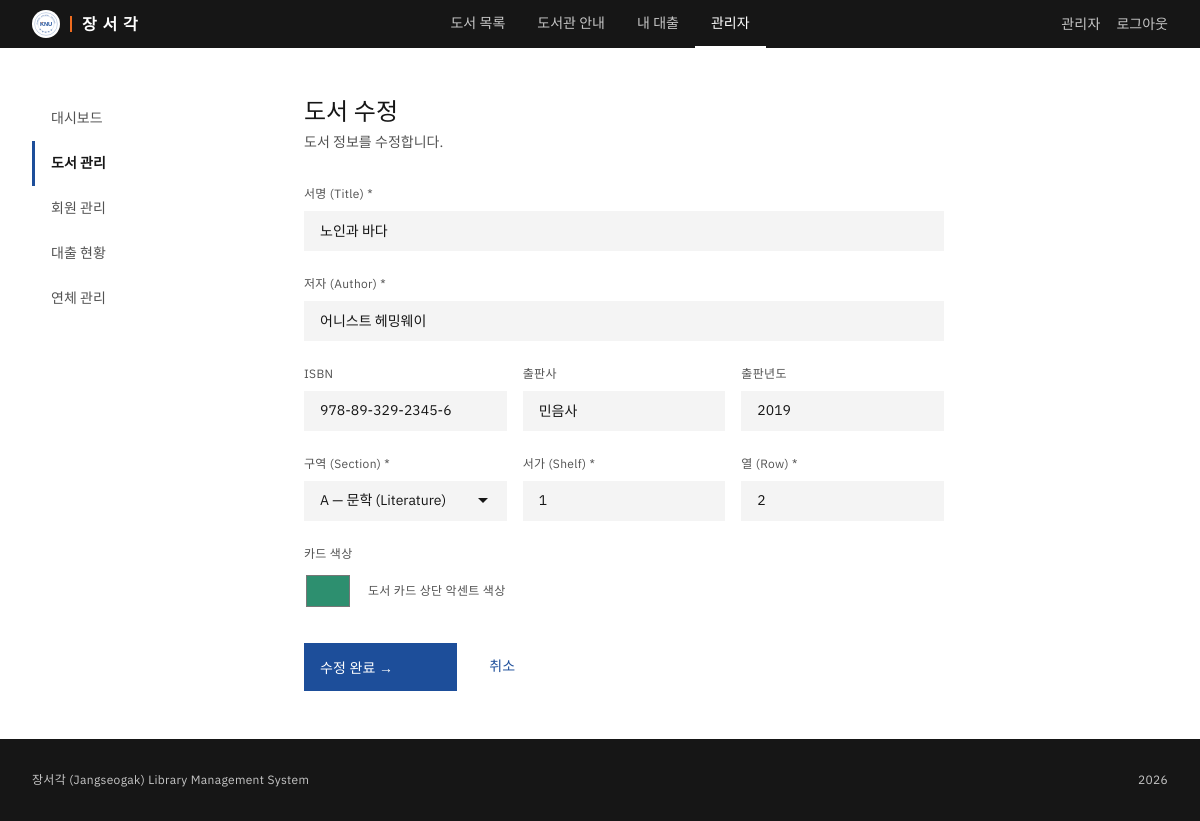
/admin/books/2/edit (signed in), run on the app's committed database.
### tables this page shows
CREATE TABLE books (
            id INTEGER PRIMARY KEY AUTOINCREMENT,
            title TEXT NOT NULL,
            author TEXT NOT NULL,
            isbn TEXT,
            publisher TEXT,
            year INTEGER,
            location_section TEXT NOT NULL,
            location_shelf INTEGER NOT NULL,
            location_row INTEGER NOT NULL,
            status TEXT NOT NULL DEFAULT 'available',
            cover_color TEXT DEFAULT '#c6c6c6',
            created_at TEXT DEFAULT (datetime('now', 'localtime'))
        );

### app.py (the view, shortened to what this page needs)
@app.route('/admin/books/<int:book_id>/edit', methods=['GET', 'POST'])
@admin_required
def admin_book_edit(book_id):
    book = models.get_book(book_id)
    if not book:
        flash('도서를 찾을 수 없습니다.', 'error')
        return redirect(url_for('admin_books'))
    return render_template('admin/book_form.html', book=book)

### app.py (called while the page is built)
@app.context_processor
def inject_globals():
    return {
        'sections': SECTIONS,
        'now': datetime.now(),
        'server_ip': SERVER_IP,
        'server_port': SERVER_PORT,
        'fine_per_day': FINE_PER_DAY,
    }

def admin_required(f):
    @wraps(f)
    def decorated(*args, **kwargs):
        if 'member_id' not in session:
            flash('로그인이 필요합니다.', 'warning')
            return redirect(url_for('login'))
        if session.get('role') != 'admin':
            flash('관리자 권한이 필요합니다.', 'error')
            return redirect(url_for('index'))
        return f(*args, **kwargs)
    return decorated

### models.py (called while the page is built)
def get_db():
    db = sqlite3.connect(DATABASE)
    db.row_factory = sqlite3.Row
    db.execute("PRAGMA journal_mode=WAL")
    db.execute("PRAGMA foreign_keys=ON")
    return db

def get_book(book_id):
    db = get_db()
    book = db.execute('SELECT * FROM books WHERE id = ?', (book_id,)).fetchone()
    db.close()
    return book

### templates/admin/book_form.html (shortened to what this page needs)
{% extends 'base.html' %}
{% block content %}
<div class="container">
  <div class="admin-layout">
    {% include 'admin/_sidebar.html' %}
    <div class="admin-main">
      <div class="page-header">
        <h1 class="page-header-title">{{ '도서 수정' if book else '새 도서 추가' }}</h1>
        <p class="page-header-sub">
          {% if book %}도서 정보를 수정합니다.{% else %}새 도서를 장서각에 등록합니다.{% endif %}
        </p>
      </div>
      <form method="POST" style="max-width: 640px;">
        <div class="form-group">
          <label class="form-label">서명 (Title) *</label>
          <input type="text" name="title" class="form-input" required
                 value="{{ book.title if book else '' }}" placeholder="도서 제목">
        </div>
        <div class="form-group">
          <label class="form-label">저자 (Author) *</label>
          <input type="text" name="author" class="form-input" required
                 value="{{ book.author if book else '' }}" placeholder="저자명">
        </div>
        <div class="form-row">
          <div class="form-group">
            <label class="form-label">ISBN</label>
            <input type="text" name="isbn" class="form-input"
                   value="{{ book.isbn if book else '' }}" placeholder="978-XX-XXX-XXXX-X">
          </div>
          <div class="form-group">
            <label class="form-label">출판사</label>
            <input type="text" name="publisher" class="form-input"
                   value="{{ book.publisher if book else '' }}" placeholder="출판사명">
          </div>
          <div class="form-group">
            <label class="form-label">출판년도</label>
            <input type="number" name="year" class="form-input"
                   value="{{ book.year if book and book.year else '' }}" placeholder="2024" min="1900" max="2100">
          </div>
        </div>
        <div class="form-row">
          <div class="form-group">
            <label class="form-label">구역 (Section) *</label>
            <select name="location_section" class="form-select" required>
              {% for sec, name in sections.items() %}
              <option value="{{ sec }}" {{ 'selected' if book and book.location_section == sec }}>
                {{ sec }} — {{ name }}
              </option>
              {% endfor %}
            </select>
          </div>
          <div class="form-group">
            <label class="form-label">서가 (Shelf) *</label>
            <input type="number" name="location_shelf" class="form-input" required
                   value="{{ book.location_shelf if book else 1 }}" min="1" max="99">
          </div>
          <div class="form-group">
            <label class="form-label">열 (Row) *</label>
            <input type="number" name="location_row" class="form-input" required
                   value="{{ book.location_row if book else 1 }}" min="1" max="99">
          </div>
        </div>
        <div class="form-group">
          <label class="form-label">카드 색상</label>
          <div style="display: flex; align-items: center; gap: 16px;">
            <input type="color" name="cover_color"
                   value="{{ book.cover_color if book else '#c6c6c6' }}">
            <span class="caption-01 text-secondary">도서 카드 상단 악센트 색상</span>
          </div>
        </div>
        <div style="display: flex; gap: 16px; margin-top: 32px;">
          <button type="submit" class="btn btn-primary">
            {{ '수정 완료' if book else '도서 등록' }} &rarr;
          </button>
          <a href="{{ url_for('admin_books') }}" class="btn btn-ghost">취소</a>
        </div>
      </form>
    </div>
  </div>
</div>
{% endblock %}

### static/css/style.css (style rules this page uses)
:root { --cds-background: #ffffff; --cds-layer-01: #f4f4f4; --cds-layer-02: #e0e0e0; --cds-layer-hover-01: #e8e8e8; --cds-text-primary: #161616; --cds-text-secondary: #525252; --cds-text-placeholder: #6f6f6f; --cds-text-disabled: #8d8d8d; --cds-text-on-color: #ffffff; --cds-border-subtle: #c6c6c6; --cds-border-strong: #161616; --cds-button-primary: #1d4e9a; --cds-button-primary-hover: #163d7a; --cds-button-primary-active: #102d5c; --cds-button-secondary: #393939; --cds-button-secondary-hover: #4c4c4c; --cds-button-danger: #da1e28; --cds-button-danger-hover: #b81921; --cds-link-primary: #1d4e9a; --cds-link-primary-hover: #163d7a; --cds-focus: #0f62fe; --cds-focus-inset: #ffffff; --cds-support-error: #da1e28; --cds-support-success: #24a148; --cds-support-warning: #f1c21b; --cds-support-info: #0f62fe; --cds-field: #f4f4f4; --cds-ui-background-dark: #161616; --cds-gray-90: #262626; --cds-gray-80: #393939; --cds-gray-70: #525252; --cds-gray-30: #c6c6c6; --cds-gray-20: #e0e0e0; --cds-gray-10: #f4f4f4; --cds-blue-10: #edf2fa; --cds-blue-60: #1d4e9a; --knu-blue: #1d4e9a; --knu-blue-dark: #163d7a; --knu-blue-light: #e8eef8; --knu-orange: #ef6c1f; --knu-orange-light: #fce8d8; --cds-red-10: #fff1f1; --cds-red-60: #da1e28; --cds-green-10: #defbe6; --cds-green-50: #24a148; --cds-yellow-30: #f1c21b; --spacing-01: 2px; --spacing-02: 4px; --spacing-03: 8px; --spacing-04: 12px; --spacing-05: 16px; --spacing-06: 24px; --spacing-07: 32px; --spacing-08: 40px; --spacing-09: 48px; --spacing-10: 64px; --spacing-11: 80px; --spacing-12: 96px; }
*, *::before, *::after { box-sizing: border-box; margin: 0; padding: 0; }
html { font-size: 16px; -webkit-font-smoothing: antialiased; -moz-osx-font-smoothing: grayscale; }
body { font-family: 'IBM Plex Sans', 'Helvetica Neue', Arial, sans-serif; font-weight: 400; font-size: 16px; line-height: 1.5; color: var(--cds-text-primary); background-color: var(--cds-background); min-height: 100vh; display: flex; flex-direction: column; }
a { color: var(--cds-link-primary); text-decoration: none; transition: color 150ms ease; }
.caption-01 { font-size: 0.75rem; font-weight: 400; line-height: 1.33; letter-spacing: 0.32px; }
.text-secondary { color: var(--cds-text-secondary); }
.container { max-width: 1584px; margin: 0 auto; padding: 0 var(--spacing-07); width: 100%; }
.btn { display: inline-flex; align-items: center; justify-content: center; gap: var(--spacing-03); font-family: 'IBM Plex Sans', sans-serif; font-size: 0.875rem; font-weight: 400; letter-spacing: 0.16px; height: 48px; padding: 0 63px 0 15px; border: 1px solid transparent; border-radius: 0; cursor: pointer; transition: background-color 100ms ease, border-color 100ms ease; text-decoration: none; white-space: nowrap; }
.btn-primary { background: var(--cds-button-primary); color: var(--cds-text-on-color); }
.btn-ghost { background: transparent; color: var(--cds-button-primary); padding: 0 var(--spacing-05); border: none; }
.form-group { margin-bottom: var(--spacing-06); }
.form-label { display: block; font-size: 0.75rem; font-weight: 400; color: var(--cds-text-secondary); letter-spacing: 0.32px; margin-bottom: var(--spacing-03); }
.form-input { width: 100%; height: 40px; padding: 0 var(--spacing-05); font-family: 'IBM Plex Sans', sans-serif; font-size: 0.875rem; color: var(--cds-text-primary); background: var(--cds-field); border: none; border-bottom: 2px solid transparent; border-radius: 0; transition: border-color 150ms ease; }
.form-input::placeholder { color: var(--cds-text-placeholder); }
.form-select { width: 100%; height: 40px; padding: 0 var(--spacing-05); font-family: 'IBM Plex Sans', sans-serif; font-size: 0.875rem; color: var(--cds-text-primary); background: var(--cds-field); border: none; border-bottom: 2px solid transparent; border-radius: 0; cursor: pointer; appearance: none; background-repeat: no-repeat; background-position: right 16px center; }
.form-row { display: grid; grid-template-columns: repeat(3, 1fr); gap: var(--spacing-05); }
.page-header { margin-bottom: var(--spacing-07); }
.page-header-title { font-size: 1.5rem; font-weight: 400; line-height: 1.33; color: var(--cds-text-primary); }
.page-header-sub { font-size: 0.875rem; color: var(--cds-text-secondary); margin-top: var(--spacing-02); }
.admin-layout { display: flex; gap: var(--spacing-07); }
.admin-main { flex: 1; min-width: 0; }
input[type="color"] { width: 48px; height: 40px; padding: 0; border: none; background: none; cursor: pointer; }

### data on the page
books: title "노인과 바다", author "어니스트 헤밍웨이", isbn "978-89-329-2345-6", publisher "민음사", year "2019", location_shelf "1", location_row "2", cover_color "#2d8f6f"

### other printed values
{{ session.get('name', '') }} "관리자"
{{ '도서 수정' if book else '새 도서 추가' }} "도서 수정"
{{ '수정 완료' if book else '도서 등록' }} "수정 완료"
form field location_section "A — 문학 (Literature)"
